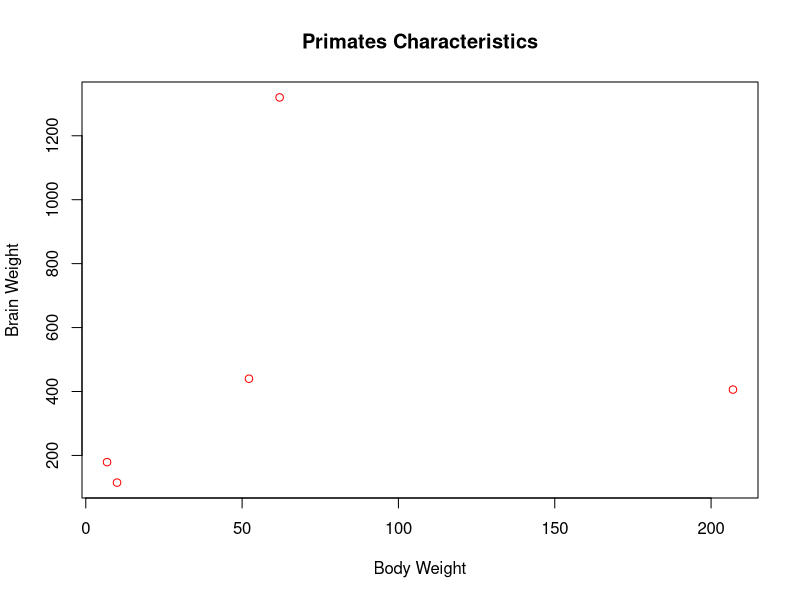
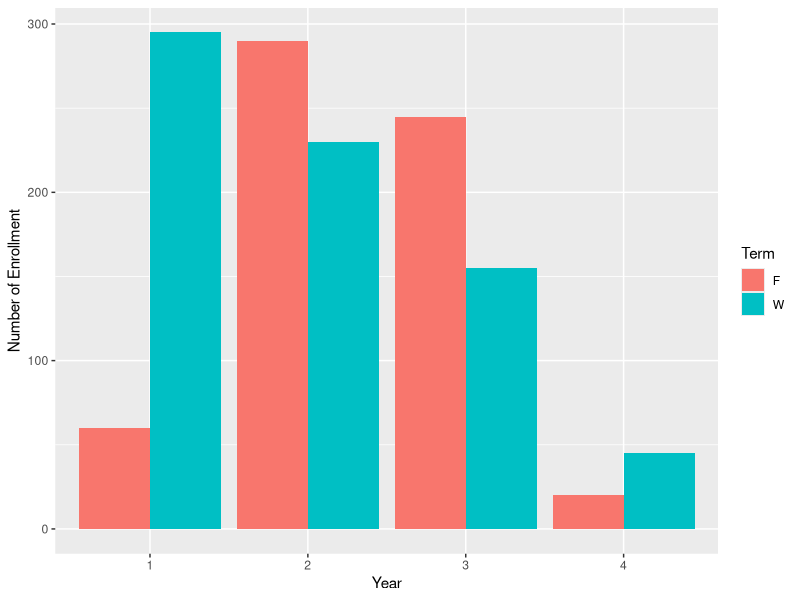

Source code (R) for these figures, in order:
## ---- chunk 1
knitr::opts_chunk$set(echo = TRUE, warning = FALSE, message = FALSE)
## ---- chunk 2
x = 15743
x == 15743

x = c(15743, 2, 3, 15743)
x == 15743

x = NA
x == 15743

x = TRUE
x == 15743

x = "R"
x == 15743

## ---- chunk 3
x = NA
!is.na(x)

x = 2
!is.na(x)

x = c(6, 2, 3)
!is.na(x)

x = TRUE
!is.na(x)

x = "RR"
!is.na(x)
## ---- chunk 4
x = 2
x < -12 | x > 29

x = c(-13, -10.5, 2.1, 59.8)
x < -12 | x > 29

x = NA
x < -12 | x > 29

x = TRUE # R considers TRUE as 1
x < -12 | x > 29

x = FALSE # R considers FALSE as 0
x < -12 | x > 29

## ---- chunk 5
x = 6
((x %% 2 == 1) & (x >= -8) & (x <= 12)) | ((x %% 2 == 0) & (x > 100) & (x < 150))

x = c(-20, -8, 9, 54, 101, 132, 210)
((x %% 2 == 1) & (x >= -8) & (x <= 12)) | ((x %% 2 == 0) & (x > 100) & (x < 150))

x = NA
((x %% 2 == 1) & (x >= -8) & (x <= 12)) | ((x %% 2 == 0) & (x > 100) & (x < 150))

x = TRUE # R considers TRUE as 1
((x %% 2 == 1) & (x >= -8) & (x <= 12)) | ((x %% 2 == 0) & (x > 100) & (x < 150))

x = FALSE # R considers FALSE as 0
((x %% 2 == 1) & (x >= -8) & (x <= 12)) | ((x %% 2 == 0) & (x > 100) & (x < 150))
## ---- chunk 6
v1<-c(1.2, 5, 10, 3.7, -6, 13, -9.3, 7, -1.2, 17, 4, 5.6,15,-3.2,20)
alice.prefs <- c("Twitter", "Chrome", "Mac", "Summer")
bob.prefs <- c("Facebook", "Chrome", "PC", "Summer")
age <- c(18, NA, 25, 71, NA, 45, NA, NA, 18)
## ---- chunk 7
v2 <- c(rep(seq(7, 15, 2), each = 3),rep(seq(7+1, 15-1, 2), each = 5))
v2
## ---- chunk 8
any(alice.prefs == bob.prefs)
## ---- chunk 9
is.na(age)
## ---- chunk 10
which(is.na(age))
## ---- chunk 11
age[-which(is.na(age))]
## ---- chunk 12
age[which(!is.na(age))]
## ---- chunk 13
# 25 decimal numbers
runif(25, -25, 25)
# 25 whole numbers
(WholeN <- sample(-25:25, 25))
## ---- chunk 14
(WithRep <- sample(WholeN, 10, replace = T))
## ---- chunk 15
(sum(WithRep) - max(WithRep) - min(WithRep))/(length(WithRep) - 2)

## ---- chunk 16
(num = sample(-100:100, 10))

(sequence = seq(1,10,0.5))

(words = c("this", "is", "super", "fun"))

(bool.vals = c(TRUE, FALSE, TRUE, TRUE, FALSE, TRUE, FALSE, FALSE))
## ---- chunk 17
(stuff = list(num = num, sequence = sequence, words = words, bool.vals = bool.vals))
## ---- chunk 18
# Access the words 
stuff$words
# Access the 3rd word
stuff$words[3]
## ---- chunk 19
head(CO2)

## ---- chunk 20
CO2$conc
## ---- chunk 21
CO2[5, ]
## ---- chunk 22
CO2[1:5, ]
## ---- chunk 23
CO2[10:15, ]
## ---- chunk 24
CO2[, c("Plant", "Treatment", "uptake")]
## ---- chunk 25
CO2[CO2$Treatment == "chilled", ]
## ---- chunk 26
CO2[CO2$Treatment == "chilled" & CO2$uptake < 10, ]
## ---- chunk 27
subset(CO2, select = -Type )
## ---- chunk 28
transform(CO2, "uptake/conc" = uptake / conc)
## ---- chunk 29
(NUM = sample(-200:200, 50, replace = T))
## ---- chunk 30
ABS <- function (Vec) {
  ifelse(Vec < 0, -Vec, Vec)
}
ABS(NUM)
## ---- chunk 31
f1 <- function (x, y) {
  if (x %% 2 == 0) {
     return(x/2)
  } else {
    return(x*y)
  }
}
# (Optional) Correct function for part d
f2 <- function (x, y = 6) {
  vect = rep(0, length(x))
  for (i in 1:length(x)) {
    if (x[i] %% 2 == 0) {
      vect[i] = x[i]/2
    } else {
      vect[i]=(x[i]*y)
    }
  }
  vect
}
## ---- chunk 32
IsThere <- function (int, VecInt) {
  Flag = FALSE
  for(i in VecInt) {
    if (i == int) {
      Flag = TRUE
      break
    }
  }
  Flag
}
IsThere(6,c(9,7,6,6,7,4,6))
IsThere(1,c(9,7,6,6,7,4,6))
IsThere(4,c(9,7,6,6,7,4,6))
## ---- chunk 33
Counter <- function (int, VecInt) {
  count = 0
  for(i in VecInt) {
    if (i == int) {
      count = count + 1
    }
  }
  count
}
Counter(6,c(9,7,6,6,7,4,6))
Counter(7,c(9,7,6,6,7,4,6))
Counter(1,c(9,7,6,6,7,4,6))
Counter(9,c(9,7,6,6,7,4,6))
## ---- chunk 34
library(readr)
(primates <- read_csv("primates.csv", skip = 1, col_names=c("Body_Weight","Brain_Weight")))
plot(Brain_Weight ~ Body_Weight, data = primates, main = "Primates Characteristics", xlab = "Body Weight", ylab = "Brain Weight", col = "red")
## ---- chunk 35
library(readr)
read_csv("enrollment.csv")

## ---- chunk 36
(enrollment <- read_csv("enrollment.csv",col_names=c("Year","Term","Course","Enrollment"),skip=3))

## ---- chunk 37
(enrollment$Year = as.factor(enrollment$Year))
(enrollment$Term = as.factor(enrollment$Term))
## ---- chunk 38
TotalYearByTerm <- aggregate(x = enrollment$Enrollment, by = list(enrollment$Year, enrollment$Term), sum)
colnames(TotalYearByTerm) <- c("Year", "Term", "Enrollment")
TotalYearByTerm
## ---- chunk 39
library(ggplot2)
ggplot(data = TotalYearByTerm) + geom_bar(mapping = aes(x = Year, y = Enrollment, fill = Term), stat="identity", position = "dodge") + ylab("Number of Enrollment")
